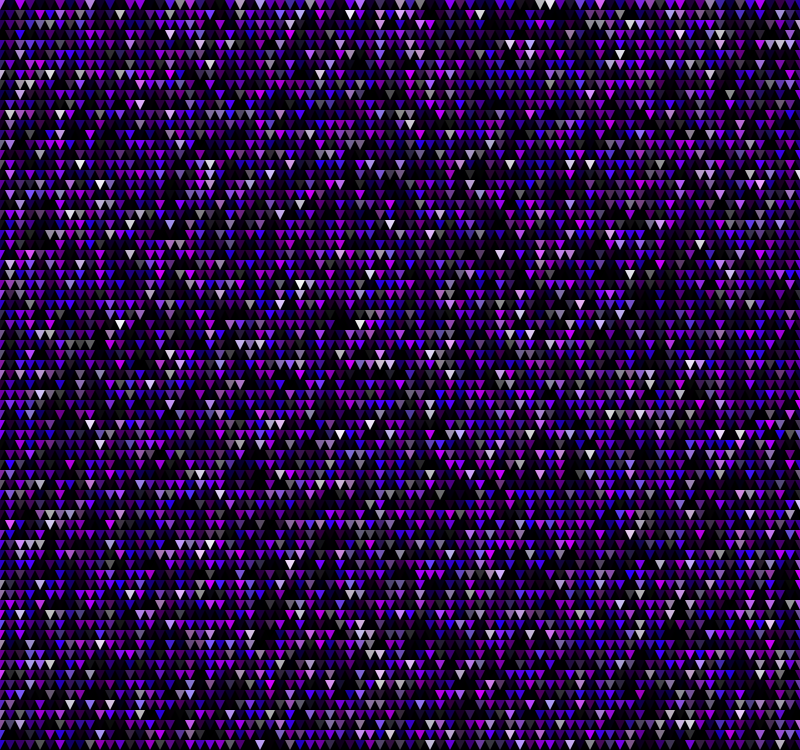
Frame 1 (no input)
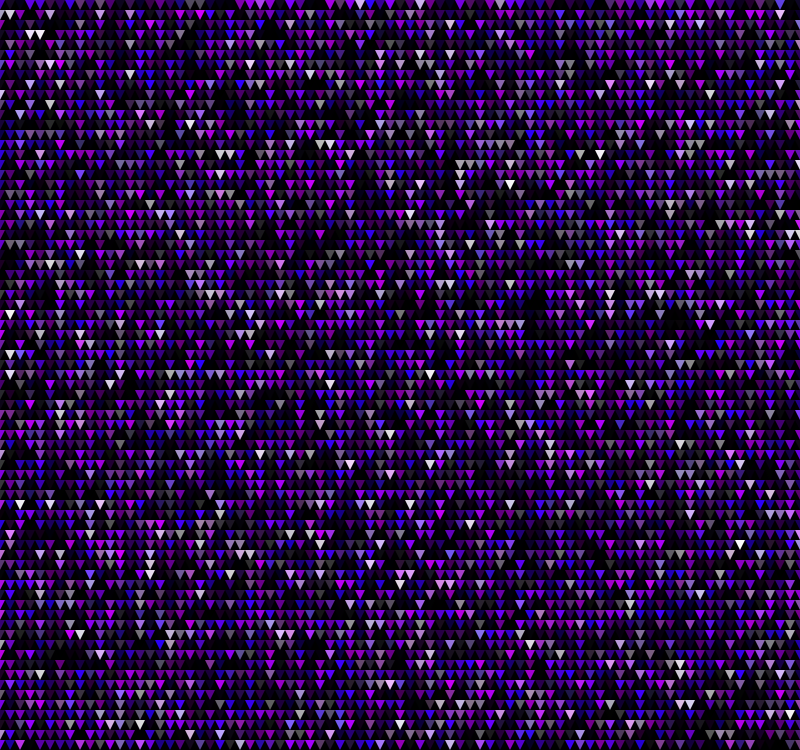
Frame 60 (the mouse pressed at the canvas centre just before this capture)
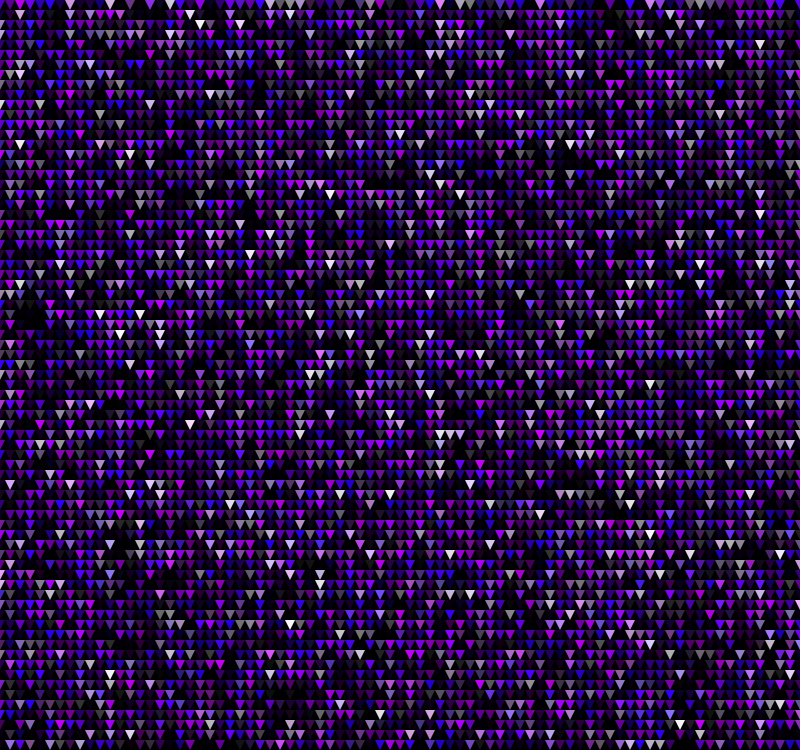
Frame 120 (the mouse held since frame 60 and released just before this capture)

The Processing sketch that drew these frames (run headless with seeded random() and noise(); from frame 60 on, the mouse is pressed at the canvas centre):

// Processing sketch: hw6
// ── hw6.pde

int col = 15;
int row = 30;
int circle = 50;

void setup(){
  size(800, 750);
  frameRate(40);
  background(255);
  colorMode(HSB, 360, 100, 100, 100);
  noStroke();
}

void draw(){
  //frameRate(10);
    background(0);
    for(int x = 0; x <= width; x+=10){
    for(int y = 0; y <= height; y+=10){      
      if (x%2 == 0){
        noStroke();
        fill(random(250,289), random(250), random(100), 100); 
        triangle(x-5,y,x,y+10,x+5,y);
      }
     }
   }

}
